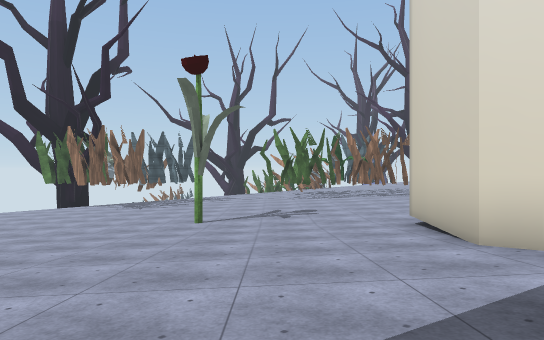
view 1 (above)

24 first-person views from a walk through a Unity game level. The camera is 1.4 m above the floor, looks level and sees 75° across. The floor is counted in squares, 2 m on a side. Each view is taken from the middle of a square. On the plan, view 1 faces up. The plan holds only what a view shows up to about 11 squares ahead; the rest is blank. The place goes on beyond the plan. The player character is not drawn. Some surface patterns are stand-ins.

view 2
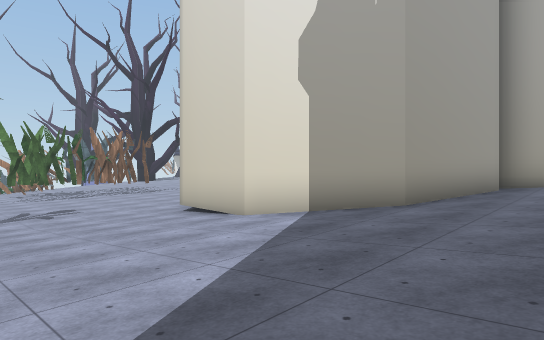

view 3
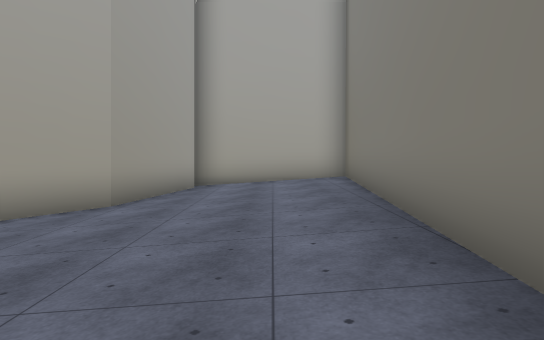

view 4
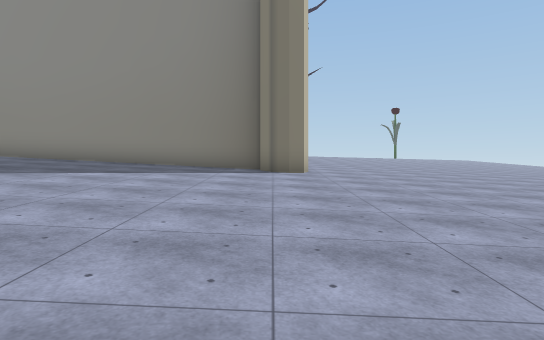

view 5
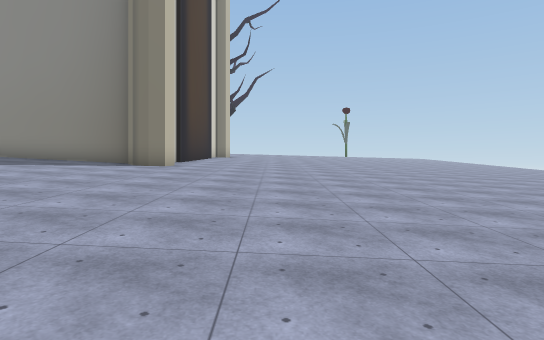

view 6
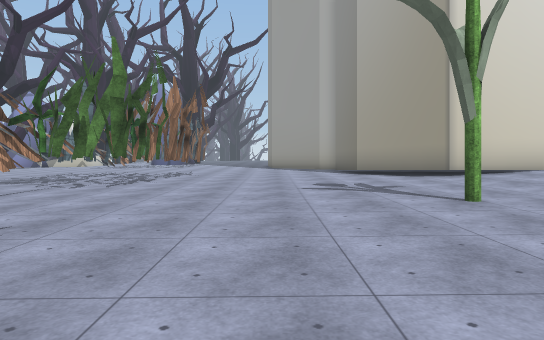

view 7
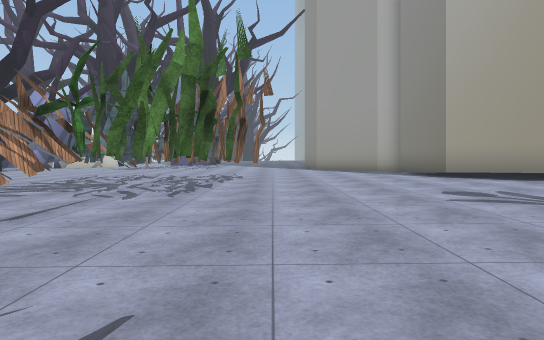

view 8
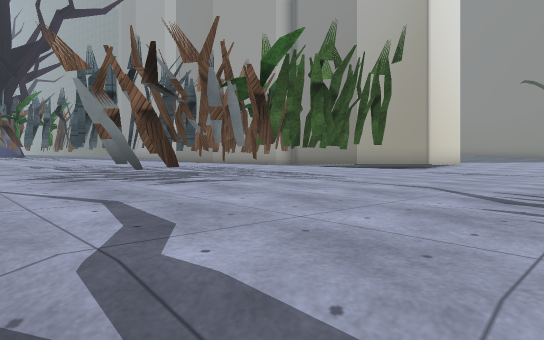

view 9
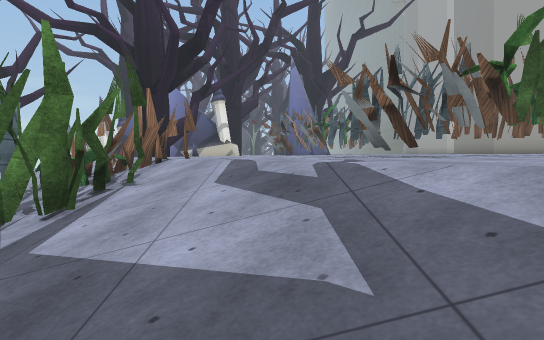

view 10
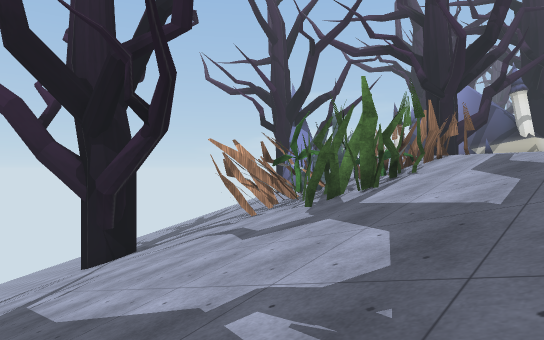

view 11
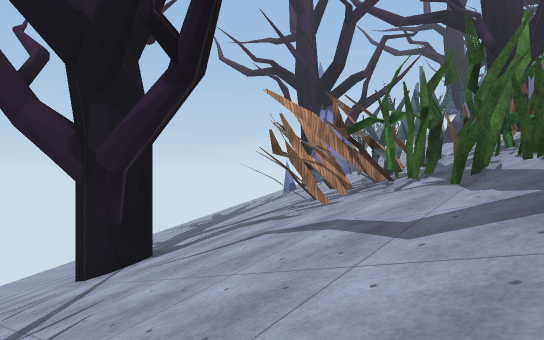

view 12
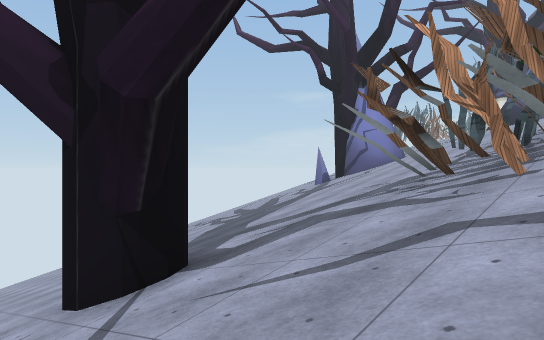

view 13
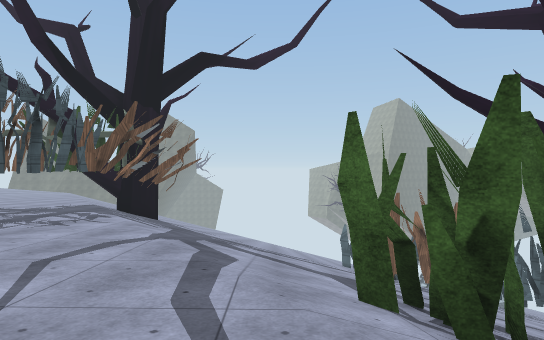

view 14
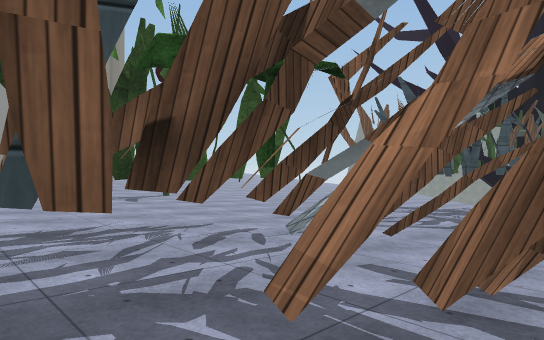

view 15
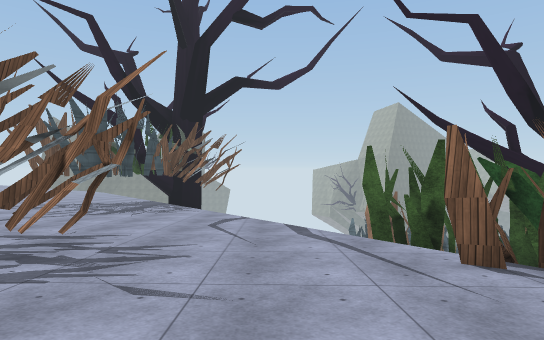

view 16
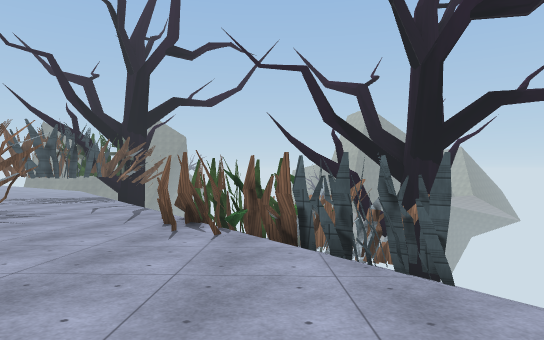

view 17
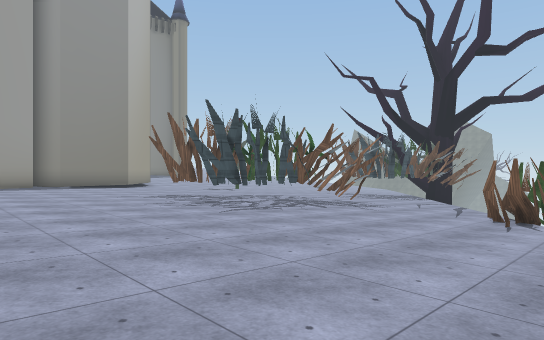

view 18
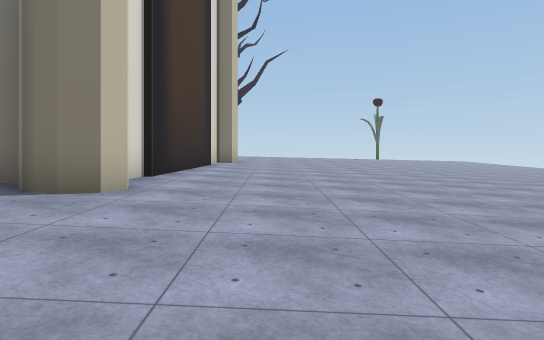

view 19
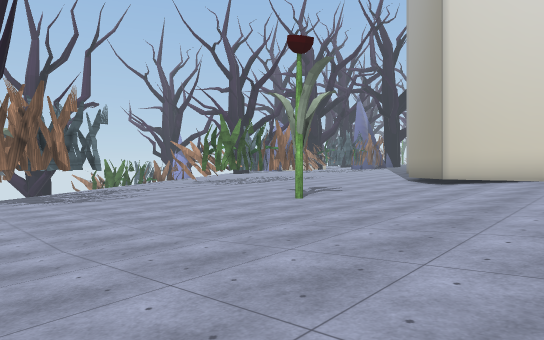

view 20
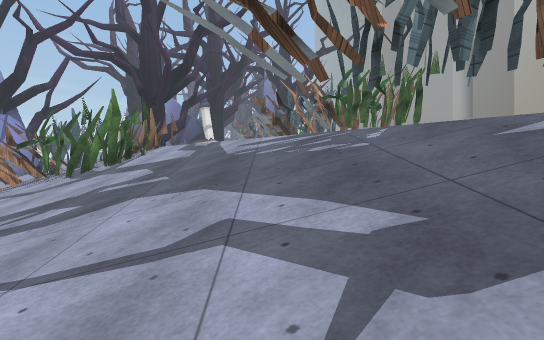

view 21
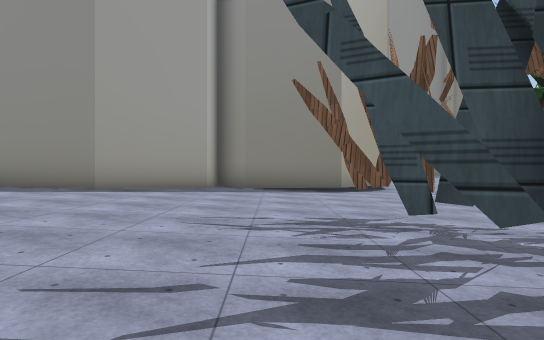

view 22
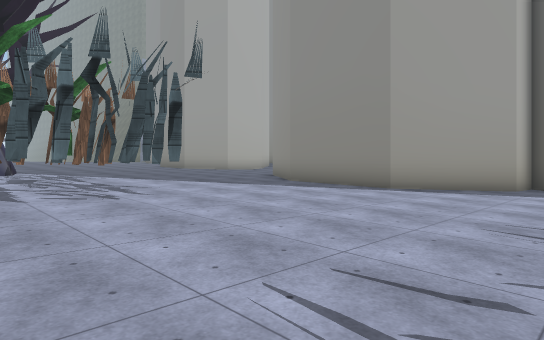

view 23
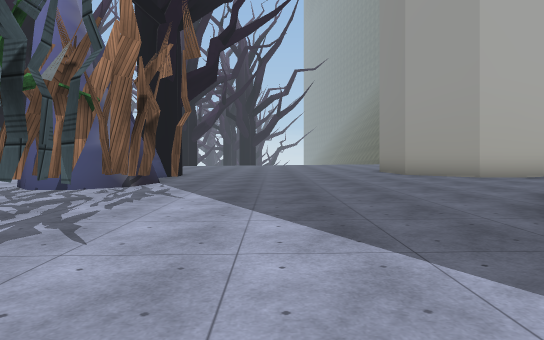

view 24
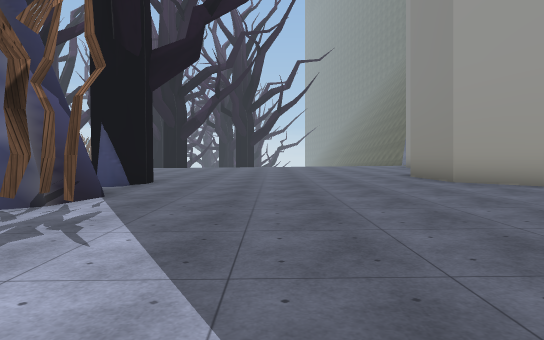

### Floor plan
Key: @ floor where view 1 was taken; # wall or solid block; x gap in a wall; . main floor; : floor 0.25 m higher than the main floor; - floor 0.25 m lower than the main floor; + floor 0.5 m higher than the main floor; _ floor 0.5 m lower than the main floor; * floor 0.75 m higher than the main floor; < floor 0.75 m lower than the main floor; % floor 1 m higher than the main floor; ( floor 1 m lower than the main floor; & floor 1.25 m higher than the main floor; ! floor 1.25 m lower than the main floor; $ floor 1.5 m higher than the main floor; ? floor 1.5 m lower than the main floor; / step, stairs or slope; T thing the floor can be seen under or through.
Columns run from 11 left of view 1 to 25 right of it. Each row starts with its distance up from view 1.
 31    ##///#/////////
 30    ##//////////////
 29    ##//////#####////
 28    ##/////#######///
 27      /////#####///--
 26     //////#####//_--.. .
 25    ///////#######---...
 24    ////////#/(#<_---....
 23    /////////<<<__---....
 22   ////////((<<<__---....
 21  ////////(((<<<__--....
 20 //// //(((((<#<_---....       #
 19  //  # (((((######-.... #########x#
 18        ((((<TT####-.... ######%#%%&&&
 17         (((<TT_TT-..... ##+##%%%%%&&&
 16         (((TTTTTT#.....::++**%%%%%&&$
 15        ((((<TT_TT#.....:+++**%%%%&&&$
 14       (((((<<__---....::+++**%%%%&&&$
 13    ?!!((((<<<__---....::+++*%%%%%&&&$
 12    ?!!((((<<<__--.....####**%%%%%&&$$
 11    ?!(((((<<<_---....##     %%%%&&&$$
 10    !!(((((<<__---...##      %%%%&####
  9    !!((((#<<__--#####         %%##
  8   ?!!((((<<<__-##              %#
  7  ?!(((((<<<_--##
  6 !!((((<<<__---#
  5 (((((<<__---..#
  4 (((<<<_---....##
  3 (<<<__---....::#
  2 <<<_---.....:++####
  1 <__--.....::+++*%%##
  0 _---....::+@+**%%%%#
 -1 --.....:+++**%%%%%&#
 -2 -....:#####%%%%%&&##
 -3 ....:++#  #########
 -4 ..::++*#
 -5 ::+++*##
 -6 +++**%#

Positions as (right, up) in squares from view 1, and headings:
1: (0, 0), facing up
2: (-2, -1), facing up-right
3: (-2, -1), facing right
4: (-4, 8), facing down
5: (-8, 9), facing down
6: (-7, 12), facing right
7: (-5, 14), facing right
8: (-3, 22), facing down-right
9: (-5, 22), facing right
10: (-7, 21), facing up-right
11: (-6, 24), facing up-right
12: (-5, 27), facing up-right
13: (3, 23), facing left
14: (4, 20), facing down-left
15: (6, 22), facing left
16: (10, 26), facing left
17: (12, 26), facing down-left
18: (-7, 3), facing down
19: (-9, 3), facing up-right
20: (-11, 20), facing right
21: (7, 20), facing down
22: (7, 20), facing down-right
23: (11, 15), facing right
24: (14, 15), facing right
